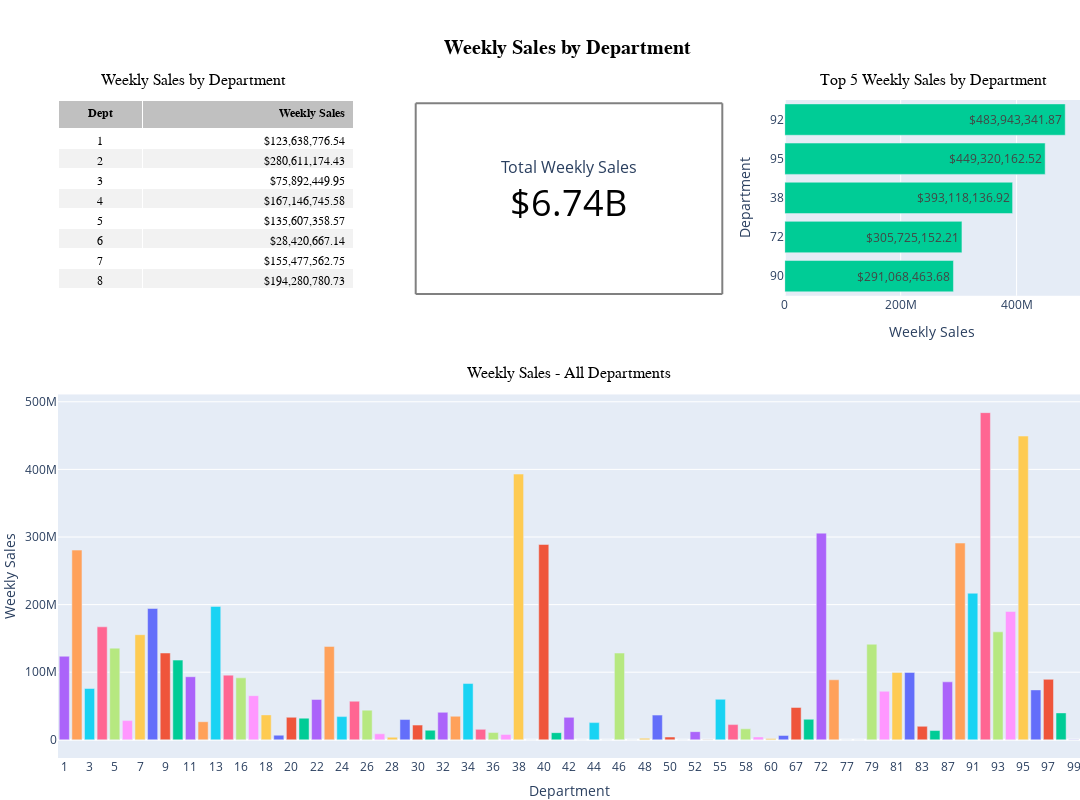

Notebook code cell kept with this figure:
### Code cell
# Create a dashboard for the charts

# First, let's layout the overall container for the charts
fig = make_subplots(
    rows=2,
    cols=3,
    specs=[
        [{'type':"indicator"}, {'type':"indicator", 't':0.08, 'b':0}, {'type':"xy"}],
        [{"type": "xy", 't':0, 'b':0, 'colspan': 3}, None, None]
    ],
    shared_xaxes = False,
    # horizontal_spacing = 0.12,  # The space between the rows
    column_widths = [3, 3, 3],
    row_heights = [0.35, 0.65]
)

# ===============================

def formatSales(value):
    if value >= 1_000_000_000:
        return f"${value / 1_000_000_000:.2f}B"
    elif value >= 1_000_000:
        return f"${value / 1_000_000:.2f}M"
    elif value >= 1_000:
        return f"${value / 1_000:.2f}K"
    else:
        return f"${value:2f}"
        
# ===============================

# Table - Weekly sales by department

# Add a total row for the weekly sales
# Create the total row
total_weekly_sales = df.iloc[:, 1].sum(numeric_only=True)
# print(total_weekly_sales)

# Create a list that can be appended to the dataframe.
df_total_row = pd.DataFrame([['Total', total_weekly_sales]], columns=['dept_id','weekly_sales'])
# print(df_total_row)

df_raw_with_total = pd.concat([df,df_total_row], ignore_index=True)
# print(df_raw_with_total)

# Make a copy to format the numbers
df_fmt = df_raw_with_total.copy()

# Format the numbers
for col in df_fmt.columns[1:]:
    df_fmt[col] = df_fmt[col].apply(lambda x: f"${x:,.2f}")

# Format the table with zebra striping
# Alternate row colors: white for even, light gray for odd.
# We build color lists for each column, with the last row (the total row) as white.
fill_colors = [
    ['white' if i % 2 == 0 else '#f2f2f2' for i in range(len(df_fmt.index) - 1)] + ['white']
    for _ in range(len(df_fmt))
]

# Overwrite the final row (the Total row) to a distinct color for emphasis as well
for i in range(len(fill_colors)):
    fill_colors[i][-1] = 'lavender'

# Now add a bold tag to the total row.  Loop through each column in the last row
# and surround it with the <b></b> tags. Don't be confused by the statement:
# df_weekly_sales.iloc[-1][col]
# This is chaining 2 statements together to fetch the last row first (as a series), then
# fetching the label-based element associated with the variable "col" to get the specific
# element.
for col in df_fmt.columns:
    df_fmt.loc[len(df_fmt)-1, col] = f"<b>{df_fmt.iloc[-1][col]}</b>"

# Format the header values
column_map = {
    'dept_id': 'Dept',
    'weekly_sales': 'Weekly Sales'
}

formatted_headers = [column_map[col] for col in df_fmt.columns]

# Gather the cell values
cell_values = [df_fmt[col] for col in df_fmt.columns]

weekly_sales_by_dept_indicator = go.Table(
    columnwidth=[10,25],
    header = dict(
        values = formatted_headers,
        fill_color = '#C0C0C0',
        align = ['center','right'],
        font = dict(size=12,family="Helvetica Neue", color='black', weight='bold'),
    ),
    cells = dict(
        values = cell_values,
        align = ['center','right'],
        fill_color = fill_colors,
        font = dict(size=12, family="Menlo", color='black')
    )
)

fig.add_trace(weekly_sales_by_dept_indicator, row=1, col=1)

# Add a nice header to the cell
fig.add_annotation(
    text = "Weekly Sales by Department",
    x = 0.04,  # roughly center of line chart
    y = 1.045,  # above the line chart
    xref = "paper",
    yref = "paper",
    showarrow = False,
    font = dict(size=16, family="Helvetica", color="black")
)


# ===============================

# Total Weekly Sales Indicator
# totalWeeklySales = df['weekly_sales'].sum()
totalWeeklySales = df_raw_with_total.iloc[-1,-1]
totalWeeklySalesFormattedStr = formatSales(totalWeeklySales)

weekly_sales_indicator = go.Table(
    header = dict(
        values = ["Total Weekly Sales"],
        fill_color = 'white',
        align = 'center',
        font = dict(size=16)
    ),
    cells = dict (
        values = [[totalWeeklySalesFormattedStr]],
        align = 'center',
        fill_color = 'white',
        font = dict(size=36, color='black')
    )
)

fig.add_trace(weekly_sales_indicator, row=1, col=2)

# Add a box around the total value to define space
# Top
fig.add_shape(
    type="line",
    x0=0.35, x1=0.65,
    y0=0.995, y1=0.995,
    xref="paper", yref="paper",
    line=dict(color="grey", width=2),
    layer="below"
)
# Bottom
fig.add_shape(
    type="line",
    x0=0.35, x1=0.65,
    y0=0.705, y1=0.705,
    xref="paper", yref="paper",
    line=dict(color="grey", width=2),
    layer="below"
)
# Left
fig.add_shape(
    type="line",
    x0=0.35, x1=0.35,
    y0=0.705, y1=0.995,
    xref="paper", yref="paper",
    line=dict(color="grey", width=2),
    layer="below"
)
# Right
fig.add_shape(
    type="line",
    x0=0.65, x1=0.65,
    y0=0.705, y1=0.995,
    xref="paper", yref="paper",
    line=dict(color="grey", width=2),
    layer="below"
)

# ===============================

# Top 5 Departments from Sales
# Copy the raw sales data to sort it
df_top5_sales = df.sort_values(by='weekly_sales', ascending=False).reset_index(drop=True)
df_top5_sales = df_top5_sales.head(5)

# Rename the columns for presentation
renamed_columns = {'dept_id':'Department', 'weekly_sales':'Weekly Sales'}
df_top5_sales = df_top5_sales.rename(columns=renamed_columns)

# Reverse the order of the dataframe so Plotly will show the largest value at the top
df_top5_sales = df_top5_sales[::-1]

# Convert the department values to strings to make Plotly treat them as categories instead of numbers
df_top5_sales['Department'] = df_top5_sales['Department'].astype(str)

top5_sales_trace = go.Bar(
    x=df_top5_sales['Weekly Sales'],
    y=df_top5_sales['Department'],
    orientation='h',
    text=df_top5_sales['Weekly Sales'].map("${:,.2f}".format),
    textposition='inside',
    hovertemplate='Dept: %{y}<br>Sales: %{x:$,.2f}<extra></extra>'
)

fig.add_trace(top5_sales_trace, row=1, col=3)

fig.update_xaxes(title_text="Weekly Sales", row=1, col=3)
fig.update_yaxes(title_text="Department", row=1, col=3)

fig.add_annotation(
    text = "Top 5 Weekly Sales by Department",
    x = 0.97,  # roughly center of line chart
    y = 1.045,  # above the line chart
    xref = "paper",
    yref = "paper",
    showarrow = False,
    font = dict(size=16, family="Helvetica", color="black")
)

# ===============================
# Add the Wall-O-Bars chart

# Make a copy of the raw dataframe
df_all_depts = df.sort_values(by="dept_id")

# Convert the dept_id values to a string to force it to be
# treated categorically (better presentation)
df_all_depts['dept_id'] = df_all_depts['dept_id'].astype(str)

# Rename the columns for presentation
df_all_depts = df_all_depts.rename(columns={'dept_id':'Department', 'weekly_sales':'Weekly Sales'})

# # Create the bar trace
# department_trace = go.Bar(
#     x = df_all_depts['Department'],
#     y = df_all_depts['Weekly Sales'],
#     orientation='v',
#     text=df_all_depts['Weekly Sales'].map("${:,.2f}".format),
#     textposition='none',
#     hovertemplate='Department: %{x}<br>Total Weekly Sales: %{y:$,.2f}<extra></extra>'
# )

# fig.add_trace(department_trace, row=2, col=1)

# To get a different color for each bar of the chart, we have to issue a separate
# trace for each one.
dept_bar_traces = []

# the "iterrows()" function returns an iterator of (index, row) pairs from the dataframe.
# We don't care about the index - just the row
for _, row in df_all_depts.iterrows():
    dept_bar_traces.append( 
        go.Bar(
            x = [row['Department']],
            y = [row['Weekly Sales']],
            name = row['Department'],
            orientation='v',
            text=df_all_depts['Weekly Sales'].map("${:,.2f}".format),
            textposition='none',
            hovertemplate='Department: %{x}<br>Total Weekly Sales: %{y:$,.2f}<extra></extra>',
            showlegend = False
        )
    )

for db_trace in dept_bar_traces:
    fig.add_trace(db_trace, row=2, col=1)

fig.update_xaxes(title_text="Department", row=2, col=1)
fig.update_yaxes(title_text="Weekly Sales", row=2, col=1)


fig.add_annotation(
    text = "Weekly Sales - All Departments",
    x = 0.5,  # roughly center of line chart
    y = 0.585,  # above the line chart
    xref = "paper",
    yref = "paper",
    showarrow = False,
    font = dict(size=16, family="Helvetica", color="black")
)

# ===============================

# Update layout
fig.update_layout(
    # title=dict(
    #     text="Weekly Sales by Store Type",
    #     y=0.9,
    #     x=0.5,  # Center
    #     xanchor='center',
    #     yanchor='top'
    # ),
    margin=dict(
        l=0, 
        r=0, 
        t=100, 
        b=10
    ),  # reduce the left/right margin a bit to help with horizontal scrolling
    width=1080,
    height=800,
    showlegend = False
)

# fig.update_layout(margin=dict(t=10, b=10, l=10, r=10))

# Let's make the report title pop a little more
title_font = dict(size=20, family="Helvetica Neue", color='black', weight='bold')
fig.update_layout(title=dict(text='Weekly Sales by Department', x=0.525, y=0.95, font=title_font))

# FOR DEVELOPMENT ONLY
# Add a centerline for layout

# fig.add_shape(
#     type="line",
#     x0=0.5, x1=0.5,
#     y0=0, y1=1,
#     xref="paper", yref="paper",
#     line=dict(color="blue", width=1),
#     layer="above"
# )



fig.show()
